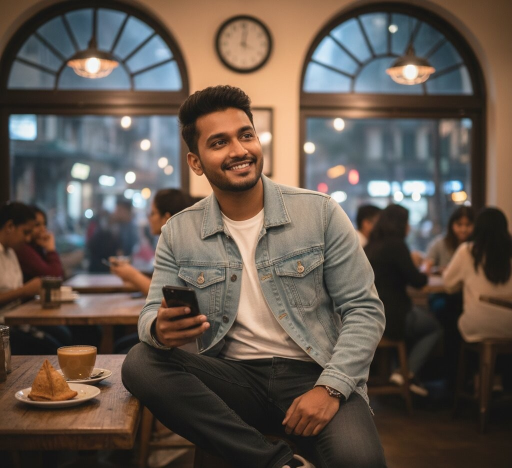
#> input picture web/uploads/06d76d39-aa92-438e-9683-cc816915f428_Gemini_Generated_Image_fa7a7ufa7a7ufa7a.jpg, 1024 x 935 px, found by its file name (shown at 1/2 size)
$ python train_sklearn.py   (older library calls are emulated)
#> lines starting #> are read from the running program, lines starting #| are printed output that depends on the picture; pictures that were not available may be replaced by others from this repository, and a replacement may not be noted
### src/extraction/image_signals.py
"""
DeepFake Detection System - Image Signal Extraction
Layer 2: Signal Extraction (Forensics)

This module implements forensic signal extractors for images:
- Frequency domain analysis (FFT, DCT)
- Texture entropy analysis
- Edge gradient analysis
- PRNU noise pattern extraction (stub)
- Diffusion residue detection
"""

import numpy as np
from typing import Dict, Any, Tuple, Optional
from dataclasses import dataclass

try:
    import cv2

    CV2_AVAILABLE = True
except ImportError:
    CV2_AVAILABLE = False


@dataclass
class ImageSignals:
    """Container for extracted image forensic signals."""

    # Frequency domain
    fft_magnitude_mean: float
    fft_magnitude_std: float
    fft_high_freq_ratio: float  # Ratio of high-frequency energy
    dct_coefficient_stats: Dict[str, float]

    # Texture
    entropy_mean: float
    entropy_std: float
    entropy_patches: np.ndarray  # Per-patch entropy map

    # Edge
    edge_gradient_mean: float
    edge_gradient_std: float
    edge_smoothness_score: float  # Higher = more synthetic-like smoothing

    # PRNU (placeholder)
    prnu_correlation: Optional[float]  # Requires camera fingerprint database

    # Diffusion artifacts
    diffusion_residue_score: float  # Checkerboard/grid patterns

    # [14 lines left out: function to_dict, not called in this run]


class ImageSignalExtractor:
    """
    Extracts forensic signals from images.

    These signals are sub-perceptual and designed to detect
    artifacts left by generative models.
    """

    def __init__(self):
        if not CV2_AVAILABLE:
            raise ImportError("OpenCV required: pip install opencv-python")

    def extract_all(self, image_path: str) -> ImageSignals:
        """
        Extract all forensic signals from an image.

        Args:
            image_path: Path to the image file

        Returns:
            ImageSignals dataclass with all extracted features
        """
        # Load image
        img = cv2.imread(image_path)
        if img is None:
            raise ValueError(f"Failed to load image: {image_path}")

        gray = cv2.cvtColor(img, cv2.COLOR_BGR2GRAY)

        # Extract all signals
        fft_features = self._extract_fft_features(gray)
        dct_features = self._extract_dct_features(gray)
        entropy_features = self._extract_entropy_features(gray)
        edge_features = self._extract_edge_features(gray)
        diffusion_score = self._detect_diffusion_artifacts(gray)

        return ImageSignals(
            fft_magnitude_mean=fft_features["magnitude_mean"],
            fft_magnitude_std=fft_features["magnitude_std"],
            fft_high_freq_ratio=fft_features["high_freq_ratio"],
            dct_coefficient_stats=dct_features,
            entropy_mean=entropy_features["mean"],
            entropy_std=entropy_features["std"],
            entropy_patches=entropy_features["patches"],
            edge_gradient_mean=edge_features["gradient_mean"],
            edge_gradient_std=edge_features["gradient_std"],
            edge_smoothness_score=edge_features["smoothness"],
            prnu_correlation=None,  # Requires camera database
            diffusion_residue_score=diffusion_score,
        )

    def _extract_fft_features(self, gray: np.ndarray) -> Dict[str, float]:
        """
        Extract FFT-based frequency domain features.

        Generative models often leave subtle periodic artifacts
        in the frequency domain.
        """
        # Compute 2D FFT
        f = np.fft.fft2(gray.astype(np.float32))
        fshift = np.fft.fftshift(f)
        magnitude = np.log1p(np.abs(fshift))

        # Overall statistics
        magnitude_mean = np.mean(magnitude)
        magnitude_std = np.std(magnitude)

        # High-frequency ratio
        h, w = magnitude.shape
        center_h, center_w = h // 2, w // 2
        radius = min(h, w) // 4

        # Create mask for low-frequency center
        y, x = np.ogrid[:h, :w]
        mask = (x - center_w) ** 2 + (y - center_h) ** 2 <= radius**2

        low_freq_energy = np.sum(magnitude[mask])
        high_freq_energy = np.sum(magnitude[~mask])
        total_energy = low_freq_energy + high_freq_energy

        high_freq_ratio = high_freq_energy / total_energy if total_energy > 0 else 0

        return {
            "magnitude_mean": magnitude_mean,
            "magnitude_std": magnitude_std,
            "high_freq_ratio": high_freq_ratio,
        }

    def _extract_dct_features(self, gray: np.ndarray) -> Dict[str, float]:
        """
        Extract DCT (Discrete Cosine Transform) features.

        DCT is used in JPEG compression and can reveal
        compression-related artifacts.
        """
        # Resize to multiple of 8 for block DCT
        h, w = gray.shape
        h_new = (h // 8) * 8
        w_new = (w // 8) * 8
        gray_resized = cv2.resize(gray, (w_new, h_new))

        # Compute DCT on 8x8 blocks
        dct_blocks = []
        for i in range(0, h_new, 8):
            for j in range(0, w_new, 8):
                block = gray_resized[i : i + 8, j : j + 8].astype(np.float32)
                dct_block = cv2.dct(block)
                dct_blocks.append(dct_block)

        dct_all = np.array(dct_blocks)

        # Extract statistics
        dc_components = dct_all[:, 0, 0]
        ac_components = dct_all[:, 1:, 1:].flatten()

        return {
            "dc_mean": float(np.mean(dc_components)),
            "dc_std": float(np.std(dc_components)),
            "ac_mean": float(np.mean(np.abs(ac_components))),
            "ac_std": float(np.std(ac_components)),
            "ac_energy": float(np.sum(ac_components**2)),
        }

    def _extract_entropy_features(
        self, gray: np.ndarray, patch_size: int = 32
    ) -> Dict[str, Any]:
        """
        Extract patch-level texture entropy.

        Synthetic images often have lower entropy in texture regions
        due to over-smooth generation.
        """
        h, w = gray.shape
        entropies = []

        for i in range(0, h - patch_size, patch_size):
            row_entropies = []
            for j in range(0, w - patch_size, patch_size):
                patch = gray[i : i + patch_size, j : j + patch_size]

                # Compute histogram entropy
                hist, _ = np.histogram(patch, bins=256, range=(0, 256))
                hist = hist / hist.sum()
                hist = hist[hist > 0]  # Remove zeros for log
                entropy = -np.sum(hist * np.log2(hist))

                row_entropies.append(entropy)
            entropies.append(row_entropies)

        entropy_map = np.array(entropies)

        return {
            "mean": np.mean(entropy_map),
            "std": np.std(entropy_map),
            "patches": entropy_map,
        }

    def _extract_edge_features(self, gray: np.ndarray) -> Dict[str, float]:
        """
        Extract edge gradient features.

        Generative models often produce over-smooth edges
        compared to real camera images.
        """
        # Sobel gradients
        grad_x = cv2.Sobel(gray, cv2.CV_64F, 1, 0, ksize=3)
        grad_y = cv2.Sobel(gray, cv2.CV_64F, 0, 1, ksize=3)

        gradient_magnitude = np.sqrt(grad_x**2 + grad_y**2)

        # Canny edges for comparison
        edges = cv2.Canny(gray, 50, 150)
        edge_pixels = gradient_magnitude[edges > 0]

        # Smoothness score: lower gradient variance at edges = smoother
        if len(edge_pixels) > 0:
            smoothness = 1.0 / (np.std(edge_pixels) + 1e-6)
        else:
            smoothness = 0.0

        return {
            "gradient_mean": np.mean(gradient_magnitude),
            "gradient_std": np.std(gradient_magnitude),
            "smoothness": min(smoothness, 100.0),  # Cap for normalization
        }

    def _detect_diffusion_artifacts(self, gray: np.ndarray) -> float:
        """
        Detect diffusion model artifacts (checkerboard patterns).

        Diffusion upsampling can leave periodic grid patterns
        in the high-frequency components.
        """
        # High-pass filter to isolate high-frequency noise
        kernel = np.array([[-1, -1, -1], [-1, 8, -1], [-1, -1, -1]], dtype=np.float32)
        high_pass = cv2.filter2D(gray.astype(np.float32), -1, kernel)

        # Compute FFT of high-pass result
        f = np.fft.fft2(high_pass)
        fshift = np.fft.fftshift(f)
        magnitude = np.abs(fshift)

        h, w = magnitude.shape
        center_h, center_w = h // 2, w // 2

        # Look for peaks at specific grid frequencies
        # Checkerboard pattern creates peaks at (h/2, 0), (0, w/2), etc.
        grid_positions = [
            (center_h, 0),
            (center_h, w - 1),
            (0, center_w),
            (h - 1, center_w),
            (center_h + h // 4, center_w + w // 4),
            (center_h - h // 4, center_w - w // 4),
        ]

        grid_energy = sum(
            magnitude[max(0, min(p[0], h - 1)), max(0, min(p[1], w - 1))]
            for p in grid_positions
        )

        total_energy = np.sum(magnitude)

        # Normalize score
        score = grid_energy / (total_energy + 1e-6) * 1000

        return min(score, 100.0)


# ============================================================
# CLI Interface
# ============================================================

# [23 lines that do not run on import are left out]

### train_sklearn.py
"""
Improved AI Detector Training with sklearn classifiers
Uses Random Forest, SVM, and Gradient Boosting on image features
"""

import os
import sys
import json
import random
from datetime import datetime
from typing import Dict, List, Tuple
from pathlib import Path

import numpy as np
from PIL import Image

# Add src to path
sys.path.insert(0, os.path.join(os.path.dirname(__file__), "src"))

from sklearn.ensemble import RandomForestClassifier, GradientBoostingClassifier
from sklearn.linear_model import LogisticRegression
from sklearn.svm import SVC
from sklearn.preprocessing import StandardScaler
from sklearn.metrics import roc_auc_score, confusion_matrix, classification_report
from sklearn.calibration import CalibratedClassifierCV
import pickle

# Configuration
CONFIG = {
    "data_dir": "d:/Devam/Microsoft VS Code/Codes/DeepFake/data/prepared",
    "output_dir": "d:/Devam/Microsoft VS Code/Codes/DeepFake/models/trained",
    "random_seed": 42,
    "train_ratio": 0.70,
    "val_ratio": 0.15,
    "test_ratio": 0.15,
}


def extract_image_features(image_path: str) -> np.ndarray:
    """Extract comprehensive features from image."""
    try:
        from extraction.image_signals import ImageSignalExtractor

        extractor = ImageSignalExtractor()
        signals = extractor.extract_all(image_path)

        features = [
            signals.fft_magnitude_mean,
            signals.fft_magnitude_std,
            signals.fft_high_freq_ratio,
            signals.dct_coefficient_stats.get("dc_mean", 0),
            signals.dct_coefficient_stats.get("ac_mean", 0),
            signals.dct_coefficient_stats.get("ac_energy", 0),
            signals.entropy_mean,
            signals.entropy_std,
            signals.edge_gradient_mean,
            signals.edge_gradient_std,
            signals.edge_smoothness_score,
            signals.diffusion_residue_score,
        ]
        return np.array(features)
    except Exception as e:
        return None


def load_and_split_data(data_dir: str, config: Dict) -> Tuple[Dict, Dict]:
    """Load data and create train/val/test splits."""
    print("\n" + "=" * 60)
    print("STEP 1-2: DATA LOADING AND SPLITTING")
    print("=" * 60)

    random.seed(config["random_seed"])
    np.random.seed(config["random_seed"])

    all_data = []

    for class_name, label in [("synthetic_known", 1), ("real_unverified", 0)]:
        class_dir = os.path.join(data_dir, class_name)
        files = [
            os.path.join(class_dir, f)
            for f in os.listdir(class_dir)
            if f.lower().endswith((".jpg", ".jpeg", ".png"))
        ]

        for f in files:
            all_data.append((f, label))

        print(f"  {class_name}: {len(files)} files (label={label})")

    random.shuffle(all_data)

    n = len(all_data)
    train_end = int(n * config["train_ratio"])
    val_end = train_end + int(n * config["val_ratio"])

    splits = {
        "train": all_data[:train_end],
        "val": all_data[train_end:val_end],
        "test": all_data[val_end:],
    }

    print(f"\n  Train: {len(splits['train'])}")
    print(f"  Val:   {len(splits['val'])}")
    print(f"  Test:  {len(splits['test'])}")

    return splits


def extract_features_batch(
    file_list: List[Tuple[str, int]], max_samples: int = None
) -> Tuple[np.ndarray, np.ndarray]:
    """Extract features from batch of files."""
    features = []
    labels = []

    samples = file_list[:max_samples] if max_samples else file_list

    for i, (filepath, label) in enumerate(samples):
        feat = extract_image_features(filepath)
        if feat is not None:
            features.append(feat)
            labels.append(label)

        if (i + 1) % 500 == 0:
            print(f"    Extracted {i + 1}/{len(samples)}...")

    return np.array(features), np.array(labels)


def train_and_evaluate():
    """Main training function with multiple classifiers."""
    print("\n" + "=" * 70)
    print("  IMPROVED AI DETECTOR TRAINING (sklearn)")
    print("=" * 70)

    # Load and split data
    splits = load_and_split_data(CONFIG["data_dir"], CONFIG)

    # Extract features
    print("\n" + "=" * 60)
    print("STEP 3: FEATURE EXTRACTION")
    print("=" * 60)

    print(f"\n  Extracting training features...")
    X_train, y_train = extract_features_batch(splits["train"])
#> in extract_all, img is the input picture: shape (935, 1024, 3); mean B, G, R 76.9, 86.3, 98.4
#> in extract_all, `gray = cv2.cvtColor(img, cv2.COLOR_BGR2GRAY)`:
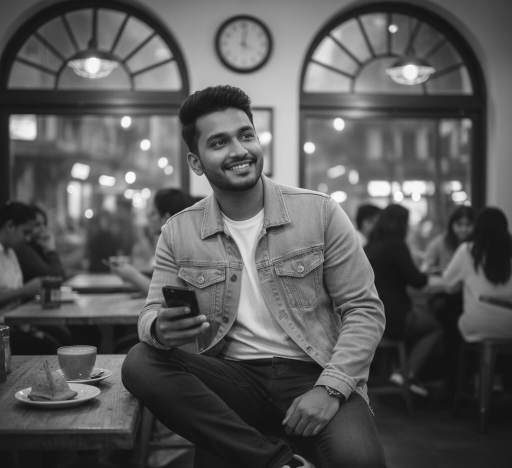
#> gray: shape (935, 1024) (shown at 1/2 size); min 3, max 255, mean 88.9
#> in _extract_fft_features, `magnitude = np.log1p(np.abs(fshift))`:
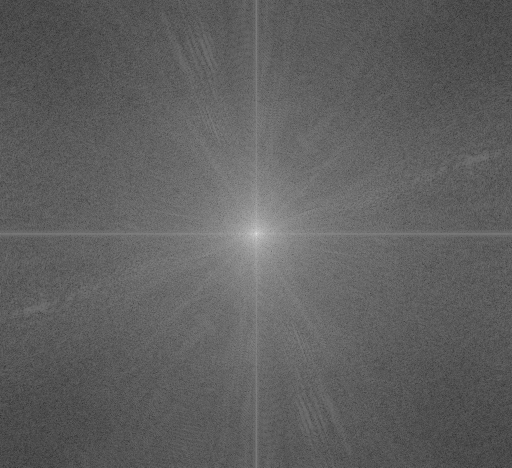
#> magnitude: shape (935, 1024) float64 (shown at 1/2 size); min 1.64, max 18.26, mean 7.91; drawn with min black and max white
#> in _extract_fft_features, `magnitude_mean = np.mean(magnitude)`: magnitude_mean = 7.91
#> in _extract_fft_features, `magnitude_std = np.std(magnitude)`: magnitude_std = 1.12
#> in _extract_fft_features, `low_freq_energy = np.sum(magnitude[mask])`: low_freq_energy = 1597261.1
#> in _extract_fft_features, `high_freq_energy = np.sum(magnitude[~mask])`: high_freq_energy = 5972688.2
#> in _extract_fft_features, `total_energy = low_freq_energy + high_freq_energy`: total_energy = 7569949.3
#> in _extract_fft_features, `high_freq_ratio = high_freq_energy / total_energy if total_energy > 0 ..`: high_freq_ratio = 0.789
#> in extract_all, `fft_features = self._extract_fft_features(gray)`: fft_features = {'magnitude_mean': 7.91, 'magnitude_std': 1.12, 'high_freq_ratio': 0.789}
#> after the loop in _extract_dct_features, `for i in range(0, h_new, 8):`: dct_blocks = 14848 items
#> in _extract_dct_features, `dc_components = dct_all[:, 0, 0]`: dc_components = 14848 values, max 1997.1 at index 5664, min 143.2 at index 11147, mean 710.1
#> in extract_all, `dct_features = self._extract_dct_features(gray)`: dct_features = {'dc_mean': 710.1, 'dc_std': 421.5, 'ac_mean': 1.49, 'ac_std': 5.19, 'ac_energy': 19584516}
#> after the loop in _extract_entropy_features, `for i in range(0, h - patch_size, patch_size):`:
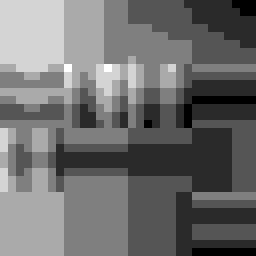
#> patch: shape (32, 32) (shown 8 times larger); min 28, max 34, mean 30.6; drawn with min black and max white
#> after the loop in _extract_entropy_features, `for i in range(0, h - patch_size, patch_size):`: entropies = 29 items
#> in _extract_entropy_features, `entropy_map = np.array(entropies)`:
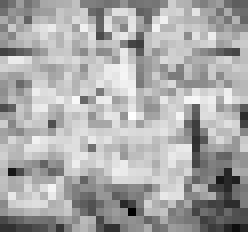
#> entropy_map: shape (29, 31) float64 (shown 8 times larger); min 1.47, max 7.44, mean 5.43; drawn with min black and max white
#> in extract_all, `entropy_features = self._extract_entropy_features(gray)`: entropy_features = 3 items
#> in _extract_edge_features, `grad_y = cv2.Sobel(gray, cv2.CV_64F, 0, 1, ksize=3)`:
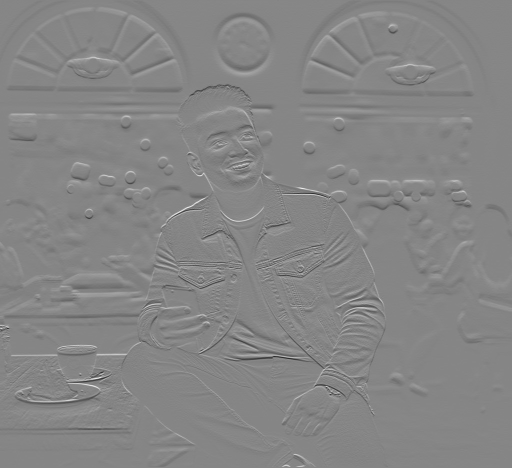
#> grad_y: shape (935, 1024) float64 (shown at 1/2 size); min -662, max 600, mean -0.4; drawn with min black and max white
#> in _extract_edge_features, `edges = cv2.Canny(gray, 50, 150)`:
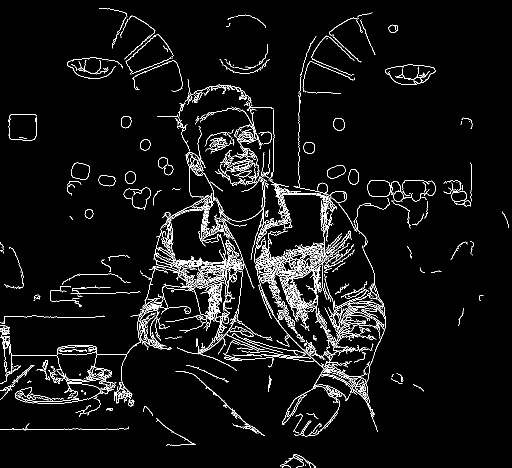
#> edges: shape (935, 1024) (shown at 1/2 size); 4.6% white in thin lines or dots
#> in _extract_edge_features, `smoothness = 1.0 / (np.std(edge_pixels) + 1e-6)`: smoothness = 0.0108
#> in extract_all, `edge_features = self._extract_edge_features(gray)`: edge_features = {'gradient_mean': 32.73, 'gradient_std': 46.35, 'smoothness': 0.0108}
#> in _detect_diffusion_artifacts, `kernel = np.array([[-1, -1, -1], [-1, 8, -1], [-1, -1, -1]], dtype=np...`: kernel = [[-1, -1, -1], [-1, 8, -1], [-1, -1, -1]]
#> in _detect_diffusion_artifacts, `magnitude = np.abs(fshift)`:
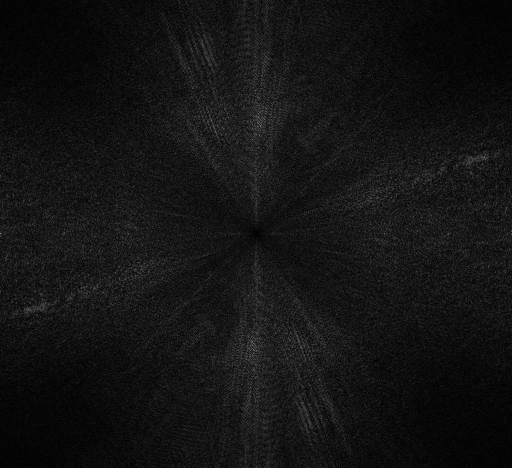
#> magnitude: shape (935, 1024) float64 (shown at 1/2 size); min 13.95, max 320035.4, mean 24490; drawn with min black and max white
#> in _detect_diffusion_artifacts, `grid_energy = sum( magnitude[max(0, min(p[0], h - 1)), max(0, min(p[1]..`: grid_energy = 590718.9
#> in _detect_diffusion_artifacts, `total_energy = np.sum(magnitude)`: total_energy = 2.34e+10
#> in _detect_diffusion_artifacts, `score = grid_energy / (total_energy + 1e-6) * 1000`: score = 0.0252
#> in extract_image_features, `features = [ signals.fft_magnitude_mean, signals.fft_magnitude_std, si..`: features = [7.91, 1.12, 0.789, 710.1, 1.49, 19584516, 5.43, 1.12, 32.73, 46.35, 0.0108, 0.0252]
#> in extract_features_batch, `feat = extract_image_features(filepath)`: feat has the same summary as features in extract_image_features
#> y_train = [0]
    print(f"  Train: {len(X_train)} samples, {X_train.shape[1]} features")
#|   Train: 1 samples, 12 features

    print(f"\n  Extracting validation features...")
    X_val, y_val = extract_features_batch(splits["val"])
    print(f"  Val: {len(X_val)} samples")

    print(f"\n  Extracting test features...")
    X_test, y_test = extract_features_batch(splits["test"])
#> y_test = [1]
    print(f"  Test: {len(X_test)} samples")
#|   Test: 1 samples

    # Normalize features
    scaler = StandardScaler()
    X_train_scaled = scaler.fit_transform(X_train)
#> (the run stopped early here; a loop or call above may not have finished)
